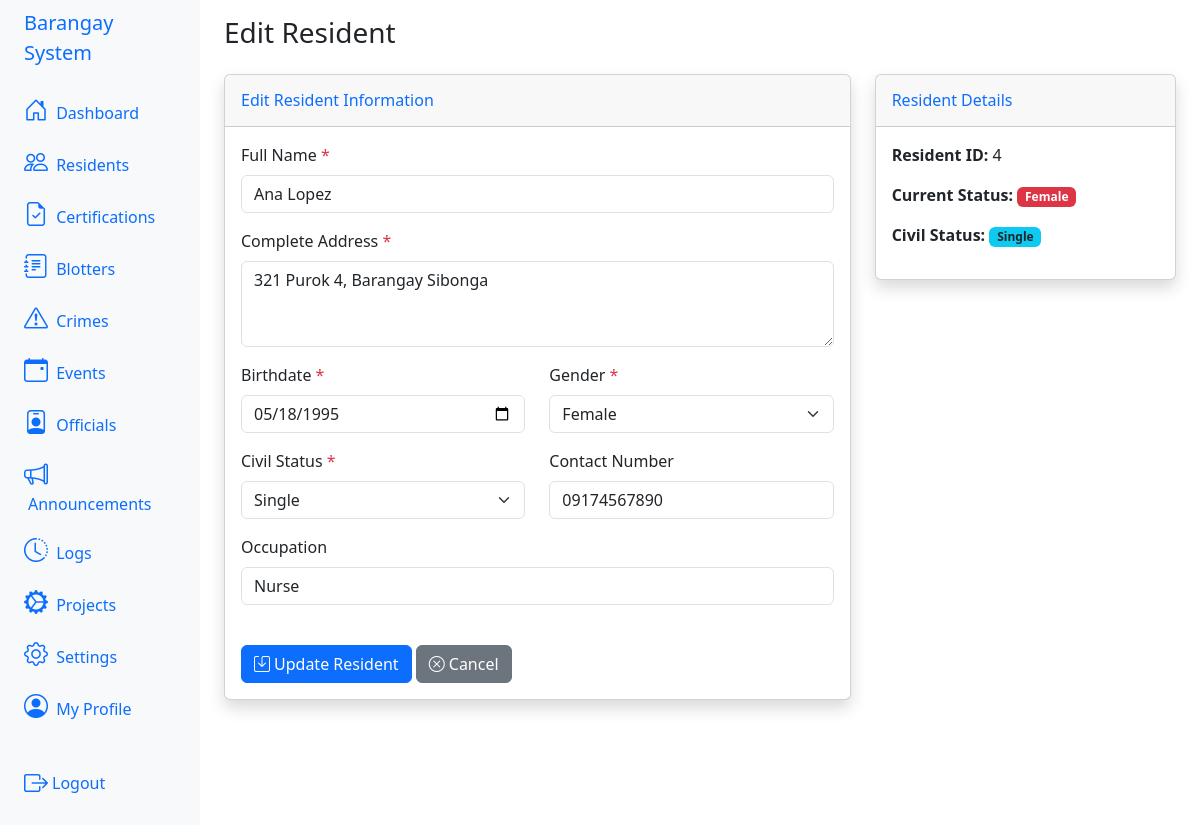
/index.php?action=residents&sub=edit&id=4 (signed in), run on the app's committed database.
### tables this page shows
CREATE TABLE IF NOT EXISTS `tbl_residents` (
  `id` int NOT NULL AUTO_INCREMENT,
  `user_id` int DEFAULT NULL,
  `full_name` varchar(255) NOT NULL,
  `address` text NOT NULL,
  `birthdate` date NOT NULL,
  `gender` enum('male','female','other') NOT NULL,
  `contact_number` varchar(50) DEFAULT NULL,
  `occupation` varchar(255) DEFAULT NULL,
  `civil_status` enum('single','married','widowed','divorced') NOT NULL,
  `created_at` timestamp NULL DEFAULT CURRENT_TIMESTAMP,
  `updated_at` timestamp NULL DEFAULT CURRENT_TIMESTAMP ON UPDATE CURRENT_TIMESTAMP,
  PRIMARY KEY (`id`),
  KEY `user_id` (`user_id`),
  CONSTRAINT `tbl_residents_ibfk_1` FOREIGN KEY (`user_id`) REFERENCES `tbl_users` (`id`) ON DELETE SET NULL
);

### app/controllers/ResidentsController.php (called while the page is built, shortened)
<?php
require_once 'BaseController.php';
class ResidentsController extends BaseController
{
  public function editForm($id)
  {
    try {
      $stmt = $this->pdo->prepare("SELECT * FROM tbl_residents WHERE id = ?");
      $stmt->execute([$id]);
      $resident = $stmt->fetch(PDO::FETCH_ASSOC);
    } catch (PDOException $e) {
      $_SESSION['error'] = "Failed to load resident: " . $e->getMessage();
      $this->redirect('residents');
    }
    $this->render('residents/edit_residents', [
      'resident' => $resident,
      'title' => 'Edit Resident'
    ]);
  }
}

### app/views/residents/edit_residents.php (the view, shortened to what this page needs)
<?php
$old = $_SESSION['old'] ?? [];
?>
<div class="container-fluid">
  <h1 class="h3 mb-4 text-gray-800"><?php echo $title ?? 'Edit Resident'; ?></h1>
  <div class="row">
    <div class="col-md-8">
      <div class="card shadow">
        <div class="card-header py-3">
          <h6 class="m-0 font-weight-bold text-primary">Edit Resident Information</h6>
        </div>
        <div class="card-body">
          <form action="index.php?action=residents&sub=update" method="POST">
            <div class="row">
              <div class="col-md-12 mb-3">
                <label for="full_name" class="form-label">Full Name <span class="text-danger">*</span></label>
                <input type="text" class="form-control" id="full_name" name="full_name"
                  value="<?php echo htmlspecialchars($old['full_name'] ?? $resident['full_name']); ?>" required>
              </div>
              <div class="col-md-12 mb-3">
                <label for="address" class="form-label">Complete Address <span class="text-danger">*</span></label>
                <textarea class="form-control" id="address" name="address" rows="3" required><?php echo htmlspecialchars($old['address'] ?? $resident['address']); ?></textarea>
              </div>
              <div class="col-md-6 mb-3">
                <label for="birthdate" class="form-label">Birthdate <span class="text-danger">*</span></label>
                <input type="date" class="form-control" id="birthdate" name="birthdate"
                  value="<?php echo htmlspecialchars($old['birthdate'] ?? $resident['birthdate']); ?>" required>
              </div>
              <div class="col-md-6 mb-3">
                <label for="gender" class="form-label">Gender <span class="text-danger">*</span></label>
                <select class="form-select" id="gender" name="gender" required>
                  <option value="female" <?php echo ($old['gender'] ?? $resident['gender']) == 'female' ? 'selected' : ''; ?>>Female</option>
                </select>
              </div>
              <div class="col-md-6 mb-3">
                <label for="civil_status" class="form-label">Civil Status <span class="text-danger">*</span></label>
                <select class="form-select" id="civil_status" name="civil_status" required>
                  <option value="single" <?php echo ($old['civil_status'] ?? $resident['civil_status']) == 'single' ? 'selected' : ''; ?>>Single</option>
                </select>
              </div>
              <div class="col-md-6 mb-3">
                <label for="contact_number" class="form-label">Contact Number</label>
                <input type="tel" class="form-control" id="contact_number" name="contact_number"
                  value="<?php echo htmlspecialchars($old['contact_number'] ?? $resident['contact_number']); ?>">
              </div>
              <div class="col-md-12 mb-3">
                <label for="occupation" class="form-label">Occupation</label>
                <input type="text" class="form-control" id="occupation" name="occupation"
                  value="<?php echo htmlspecialchars($old['occupation'] ?? $resident['occupation'] ?? ''); ?>">
              </div>
            </div>
            <div class="mt-4">
              <button type="submit" class="btn btn-primary">
                <i class="bi bi-save me-1"></i>Update Resident
              </button>
              <a href="index.php?action=residents" class="btn btn-secondary">
                <i class="bi bi-x-circle me-1"></i>Cancel
              </a>
            </div>
          </form>
        </div>
      </div>
    </div>
    <div class="col-md-4">
      <div class="card shadow">
        <div class="card-header py-3">
          <h6 class="m-0 font-weight-bold text-primary">Resident Details</h6>
        </div>
        <div class="card-body">
          <p><strong>Resident ID:</strong> <?php echo $resident['id']; ?></p>
          <p><strong>Current Status:</strong>
            <span class="badge bg-<?php echo $resident['gender'] == 'male' ? 'primary' : ($resident['gender'] == 'female' ? 'danger' : 'secondary'); ?>">
              <?php echo ucfirst($resident['gender']); ?>
            </span>
          </p>
          <p><strong>Civil Status:</strong>
            <span class="badge bg-info text-dark">
              <?php echo ucfirst($resident['civil_status']); ?>
            </span>
          </p>
        </div>
      </div>
    </div>
  </div>
</div>

### data on the page
tbl_residents: full_name "Ana Lopez", address "321 Purok 4, Barangay Sibonga", birthdate "05/18/1995", gender "Female", civil_status "Single", contact_number "09174567890", occupation "Nurse", id "4"

### other printed values
$title "Edit Resident"
